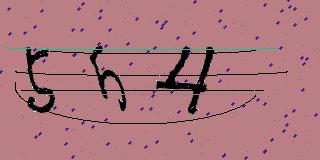
#> input picture src/captcha_img_data/Type_1/3665fc4c-57dc-11ea-9200-001a7dda7113.jpg, 320 x 160 px; its folder holds only this picture in this run
$ python parse_v1.py
#> lines starting #> are read from the running program, lines starting #| are printed output that depends on the picture; after the words box and inside, x2 and y2 are one past the last pixel; in counts of white or black regions, pixels touching at a corner belong together
from general import *
logging.getLogger('matplotlib.font_manager').setLevel(logging.INFO)

import matplotlib.pyplot as plt
plt.rcParams['font.sans-serif']=['SimHei'] #用来正常显示中文标签
plt.rcParams['axes.unicode_minus']=False #用来正常显示负号

import cv2
import os
import time
import numpy as np


DPI             = 2000
IMG_SHOW_SIZE   = (320, 160)
IMG_SPLIT_SIZE  = (28, 28)
EDGE     = 10


# [8 lines of commented-out code are left out]


IMG_DIR_NAME = "captcha_img_data"
IMG_DIR_FROM	= os.path.join(RESOURCE_DIR, IMG_DIR_NAME)
IMG_DIR_TO	    = os.path.join(RESOURCE_DIR, IMG_DIR_NAME + "_output")
os.makedirs(IMG_DIR_TO, exist_ok=True)


def show_imgs(imgs, stack="v", *args, gray=False, save_path=None, show=True, **kwargs):
	def _2gray(img):
		try:
			return cv2.cvtColor(img, cv2.COLOR_RGB2GRAY)
		except:
			return img
	def _2rgb(img):
		try:
			return cv2.cvtColor(img, cv2.COLOR_GRAY2RGB)
		except:
			return img
	cmap = "gray" if gray else None
	imgs = list(map(_2gray if cmap == "gray" else _2rgb, imgs))
	imgs = np.vstack(imgs) if stack == "v" else np.hstack(imgs)
	plt.figure(dpi=DPI)
	plt.axis("off")
	plt.imshow(imgs, cmap=cmap, *args, **kwargs)
	if save_path:
		plt.savefig(save_path)
	if show:
		plt.show()

def blur_and_otsu(img, blur_val=5):
	img = 255 - img
	img = cv2.GaussianBlur(img, (blur_val, blur_val), 0)
	ret, img2 = cv2.threshold(img, 0, 255, cv2.THRESH_BINARY + cv2.THRESH_OTSU)
	return img2

def denoise(img):
	contours, hierarchy = cv2.findContours(img, cv2.RETR_EXTERNAL, 2)
	img_draw = cv2.cvtColor(img.copy(), cv2.COLOR_GRAY2RGB)
	rects = []
	for i, contour in enumerate(contours):
		if cv2.contourArea(contour) < 100:
			cv2.drawContours(img_draw, contours, i, (255, 0, 0), 1)
			cv2.drawContours(img, contours, i, 0, 2)
		else:
			# [14 lines of commented-out code are left out]
			x, y, w, h = cv2.boundingRect(contour)
			if h < 20:
				cv2.drawContours(img_draw, contours, i, (255, 0, 0), 1)
				cv2.drawContours(img, contours, i, 0, 2)
			else:
				cv2.rectangle(img_draw, (x, y), (x+w, y+h), (0, 255, 0), 2)
				rects.append((x, y, w, h))
	rects.sort()
	return img, img_draw, rects

def run_otsu_test_dir(img_type, start =0, img_sum=100, batch_size =20, split=False):
#> called with img_type = 1, start = 0, img_sum = 1000, batch_size = 100, split = True
	img_dir_from = os.path.join(IMG_DIR_FROM, "Type_{}".format(img_type))
	img_dir_to = os.path.join(IMG_DIR_TO, "TrainingType_{}_{}".format(img_type, time.time()))
	os.makedirs(img_dir_to, exist_ok=True)

	images_all = []
	for seq in range(start, img_sum, batch_size):
		logging.debug("Parsing [{}/{}]...".format(seq, img_sum))
		images_col = []
		for img_name in os.listdir(img_dir_from)[seq: seq + batch_size]:
			img_path = os.path.join(img_dir_from, img_name)
			img = cv2.imread(img_path)
#> img is the input picture: shape (160, 320, 3); mean B, G, R 125.8, 118.7, 173.5
			img_gray = cv2.cvtColor(img, cv2.COLOR_RGB2GRAY)
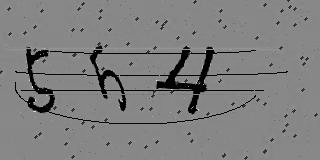
#> img_gray: shape (160, 320); min 0, max 237, mean 127.1
			img_otsu = blur_and_otsu(img_gray)
#> in blur_and_otsu, `img = 255 - img`:
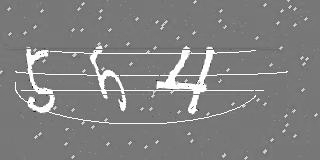
#> img: shape (160, 320); min 18, max 255, mean 127.9
#> in blur_and_otsu, `img = cv2.GaussianBlur(img, (blur_val, blur_val), 0)`:
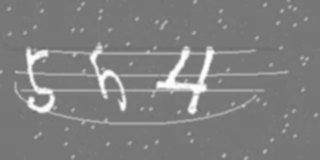
#> img: shape (160, 320); min 105, max 254, mean 127.9
#> in blur_and_otsu, `ret, img2 = cv2.threshold(img, 0, 255, cv2.THRESH_BINARY + cv2.THRESH_..`:
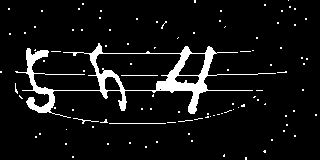
#> img2: shape (160, 320); 7% white; 102 white regions (98 under 20 px)
#> in blur_and_otsu, `ret, img2 = cv2.threshold(img, 0, 255, cv2.THRESH_BINARY + cv2.THRESH_..`: ret = 162
			img_denoised, img_draw, rects = denoise(img_otsu)
#> in denoise, `contours, hierarchy = cv2.findContours(img, cv2.RETR_EXTERNAL, 2)`: contours = 100 contours, 99 with area under 20; largest, box (x1, y1, x2, y2) and area: (15, 43, 276, 118) 5240
#> in denoise, `img_draw = cv2.cvtColor(img.copy(), cv2.COLOR_GRAY2RGB)`: img_draw: shape (160, 320, 3); 7% white; 102 white regions (98 under 20 px), largest, box (x1, y1, x2, y2) and area: (15, 43, 276, 118) 3018, (109, 123, 166, 124) 57, (121, 75, 158, 76) 37, (73, 118, 99, 124) 33
#> the loop in denoise, `for i, contour in enumerate(contours):` made 100 passes
#> (x, y, w, h) on pass 70: (15, 43, 261, 75)
#> contour on passes 1, 2, 3, 5, 6, 7: [[245, 157], [245, 159], [246, 159], [246, 157]], [[72, 156], [72, 157], [73, 157], [73, 156]], [[224, 154], [223, 155], [223, 156], [224, 156]], [[145, 146], [145, 147], [146, 147], [146, 146]], [[107, 143], [107, 144], [108, 144], [108, 143]], [[65, 143], [65, 144], [66, 144], [66, 143]]
#> after the loop in denoise, `for i, contour in enumerate(contours):`:
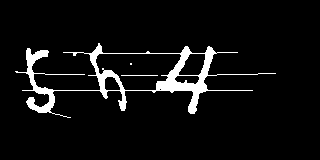
#> img: shape (160, 320); 6% white; 3 white regions (1 under 20 px), largest, box (x1, y1, x2, y2) and area: (15, 43, 276, 118) 3018, (121, 75, 158, 76) 37
#> after the loop in denoise, `for i, contour in enumerate(contours):`:
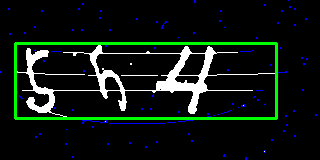
#> img_draw: shape (160, 320, 3); mean B, G, R 17.7, 25.2, 15.2
#> after the loop in denoise, `for i, contour in enumerate(contours):`: rects = [(15, 43, 261, 75)]
#> rects = [(15, 43, 261, 75)]
			if split:
				for i, (x, y, w, h) in enumerate(rects):
					cv2.imwrite(
						"{}/{}_{}.png".format(img_dir_to, img_name.split(".")[0], i),
					     cv2.resize(img_denoised[max(y - EDGE, 0): min(y + h + EDGE, img_denoised.shape[0]),
					                max(x - EDGE, 0): min(x + w + EDGE, img_denoised.shape[1])], IMG_SPLIT_SIZE)
					)
#> this loop made 1 pass
#> pass 1, in run_otsu_test_dir, `cv2.imwrite( "{}/{}_{}.png".format(img_dir_to, img_name.split(".")[0],..`:
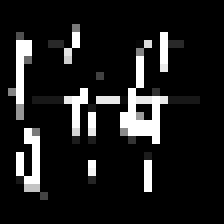
#> saved as 3665fc4c-57dc-11ea-9200-001a7dda7113_0.png: shape (28, 28) (shown 8 times larger); min 0, max 255, mean 27.7
			images_col.append(np.hstack([
				cv2.resize(img, IMG_SHOW_SIZE),
				cv2.resize(img_draw, IMG_SHOW_SIZE),
			]))
#> (the run stopped early here; a loop or call above may not have finished)
